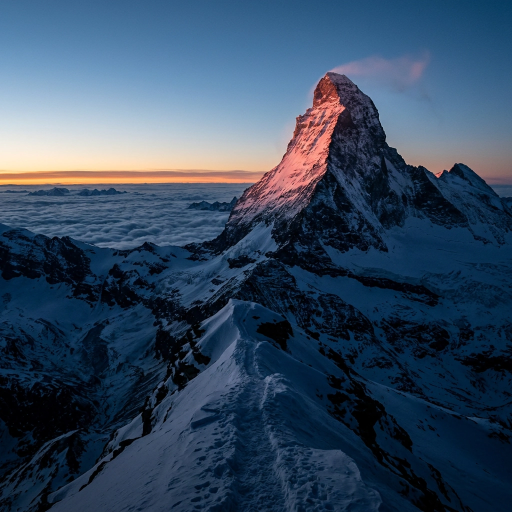
#> input picture kaizen/src/fondos/k2.webp, 1024 x 1024 px, given in place of out.png-out.png.png, which was not available (shown at 1/2 size)
$ python tile.py out.png out.png out.png 5 1.0 out.png
#> lines starting #> are read from the running program, lines starting #| are printed output that depends on the picture
import sys
from PIL import Image
out=sys.argv[1]; dev=sys.argv[2]; names=sys.argv[3].split(','); cols=int(sys.argv[4]); scale=float(sys.argv[5]); dst=sys.argv[6]
ims=[Image.open(f'{out}/{dev}-{n}.png') for n in names]
#> ims = 1 item
w,h=ims[0].size; tw,th=int(w*scale),int(h*scale)
#> after `w, h = ims[0].size`: w = 1024; h = 1024
#> after `tw, th = (int(w * scale), int(h * scale))`: tw = 1024; th = 1024
rows=(len(ims)+cols-1)//cols
#> rows = 1
c=Image.new('RGB',(cols*(tw+8),rows*(th+8)),'white')
#> c: PIL image 5160x1032 RGB; every value is 255
for i,im in enumerate(ims):
    c.paste(im.resize((tw,th),Image.LANCZOS),((i%cols)*(tw+8),(i//cols)*(th+8)))
#> this loop made 1 pass
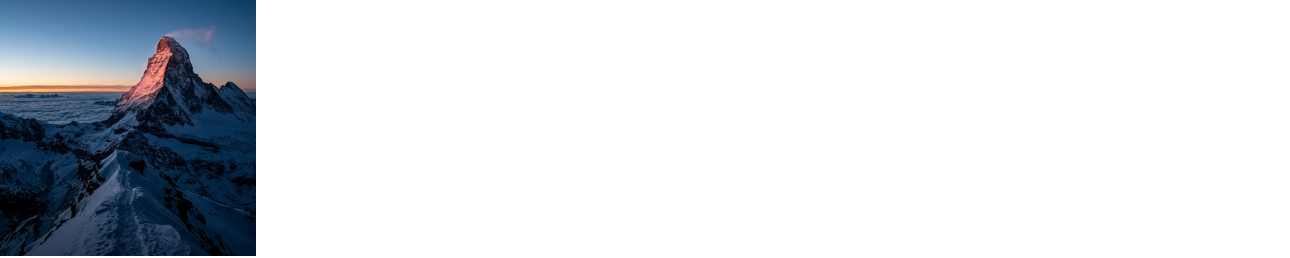
#> c: PIL image 5160x1032 RGB (shown at 1/4 size); mean R, G, B 215.1, 219.1, 223.5
c.save(dst); print(c.size)
#| (5160, 1032)

$ run again, on kaizen/src/fondos/k3.webp
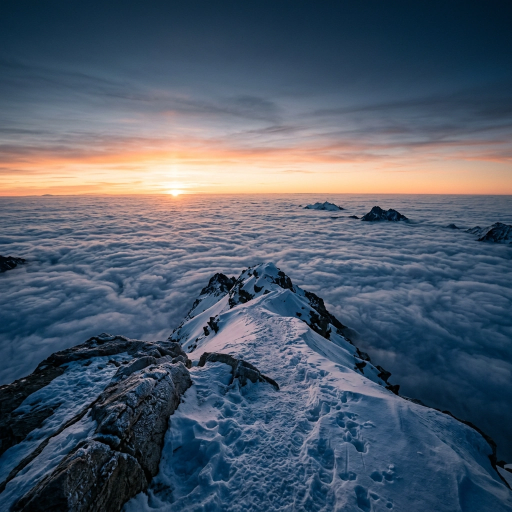
#> input picture kaizen/src/fondos/k3.webp, 1024 x 1024 px, given in place of out.png-out.png.png, which was not available (shown at 1/2 size)
#> ims = 1 item
#> rows = 1
#> the loop `for i,im in enumerate(ims):` made 1 pass
#> after the loop `for i,im in enumerate(ims):`:
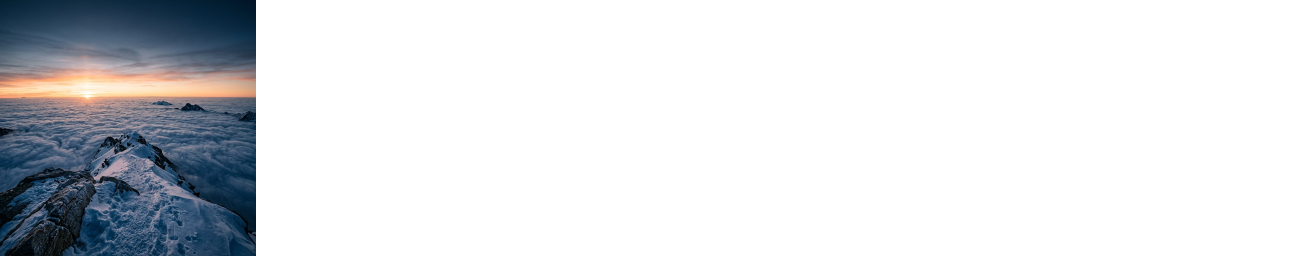
#> c: PIL image 5160x1032 RGB (shown at 1/4 size); mean R, G, B 220.3, 222.6, 225.7
#| (5160, 1032)
